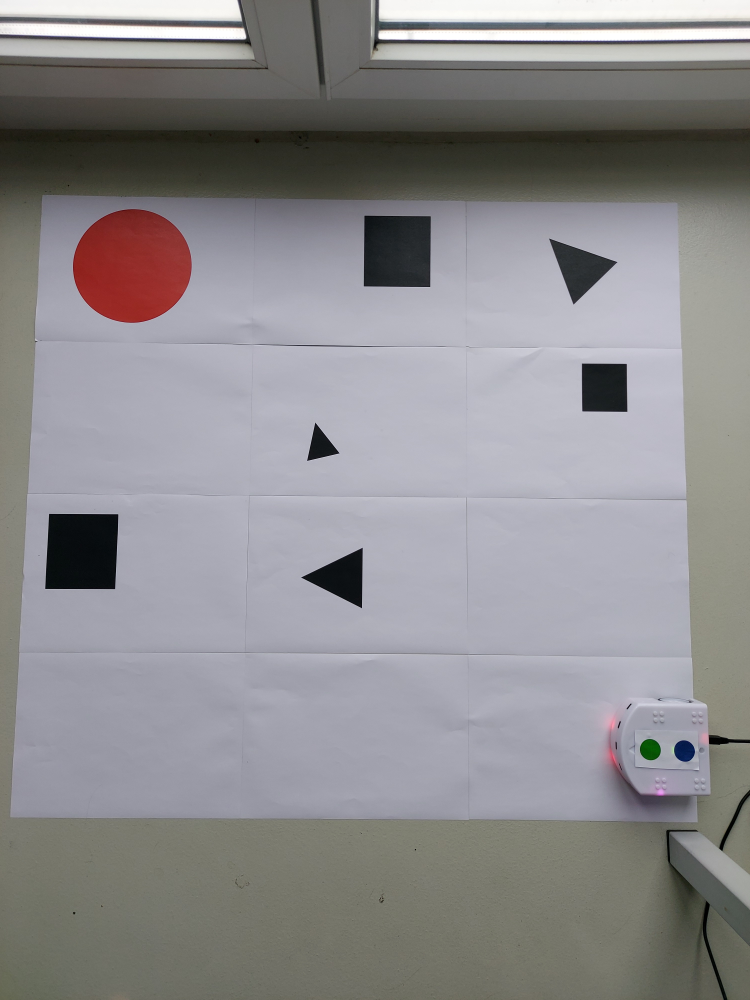
#> input picture Project/common/media/thymio_square.jpg, 3000 x 4000 px, given in place of thymio_square.png, which was not available (shown at 1/4 size)
$ python four_point_transform.py
#> lines starting #> are read from the running program, lines starting #| are printed output that depends on the picture; after the words box and inside, x2 and y2 are one past the last pixel; in counts of white or black regions, pixels touching at a corner belong together; pictures that were not available may be replaced by others from this repository, and a replacement may not be noted
import cv2
from skimage.filters import threshold_local
import numpy as np
import imutils
import matplotlib.pyplot as plt

def order_points(pts):
	# initialzie a list of coordinates that will be ordered
	# such that the first entry in the list is the top-left,
	# the second entry is the top-right, the third is the
	# bottom-right, and the fourth is the bottom-left
	rect = np.zeros((4, 2), dtype = "float32")
	# the top-left point will have the smallest sum, whereas
	# the bottom-right point will have the largest sum
	s = pts.sum(axis = 1)
	rect[0] = pts[np.argmin(s)]
	rect[2] = pts[np.argmax(s)]
	# now, compute the difference between the points, the
	# top-right point will have the smallest difference,
	# whereas the bottom-left will have the largest difference
	diff = np.diff(pts, axis = 1)
	rect[1] = pts[np.argmin(diff)]
	rect[3] = pts[np.argmax(diff)]
	# return the ordered coordinates
	return rect

def four_point_transform(image, pts):
	# obtain a consistent order of the points and unpack them
	# individually
	rect = order_points(pts)
	(tl, tr, br, bl) = rect
	# compute the width of the new image, which will be the
	# maximum distance between bottom-right and bottom-left
	# x-coordiates or the top-right and top-left x-coordinates
	widthA = np.sqrt(((br[0] - bl[0]) ** 2) + ((br[1] - bl[1]) ** 2))
	widthB = np.sqrt(((tr[0] - tl[0]) ** 2) + ((tr[1] - tl[1]) ** 2))
	maxWidth = max(int(widthA), int(widthB))
	# compute the height of the new image, which will be the
	# maximum distance between the top-right and bottom-right
	# y-coordinates or the top-left and bottom-left y-coordinates
	heightA = np.sqrt(((tr[0] - br[0]) ** 2) + ((tr[1] - br[1]) ** 2))
	heightB = np.sqrt(((tl[0] - bl[0]) ** 2) + ((tl[1] - bl[1]) ** 2))
	maxHeight = max(int(heightA), int(heightB))
	# now that we have the dimensions of the new image, construct
	# the set of destination points to obtain a "birds eye view",
	# (i.e. top-down view) of the image, again specifying points
	# in the top-left, top-right, bottom-right, and bottom-left
	# order
	dst = np.array([
		[0, 0],
		[maxWidth - 1, 0],
		[maxWidth - 1, maxHeight - 1],
		[0, maxHeight - 1]], dtype = "float32")
	# compute the perspective transform matrix and then apply it
	M = cv2.getPerspectiveTransform(rect, dst)
	warped = cv2.warpPerspective(image, M, (maxWidth, maxHeight))
	# return the warped image
	return warped


# load the image and compute the ratio of the old height
# to the new height, clone it, and resize it
filename = 'thymio_square.png'
image = cv2.imread(filename, cv2.IMREAD_COLOR)
#> image is the input picture: shape (4000, 3000, 3); mean B, G, R 140.9, 138.9, 140.4
image = cv2.cvtColor(image, cv2.COLOR_BGR2RGB)
ratio = image.shape[0] / 500.0
#> ratio = 8
orig = image.copy()
image = imutils.resize(image, height = 500)
#> image: shape (500, 375, 3)

# convert the image to grayscale, blur it, and find edges
# in the image
gray = cv2.cvtColor(image, cv2.COLOR_BGR2GRAY)
gray = cv2.GaussianBlur(gray, (5,5), 0)
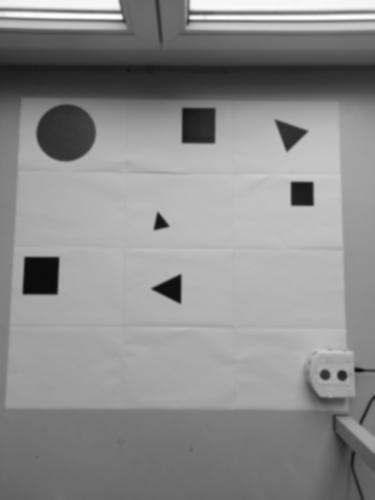
#> gray: shape (500, 375); min 10, max 255, mean 139.8
edged = cv2.Canny(gray, 75, 200)
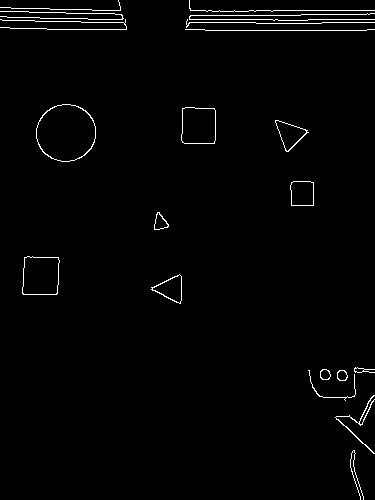
#> edged: shape (500, 375); 1.6% white in thin lines or dots

#show the original image and the edge detected image

fx, plots = plt.subplots(1, 2, figsize=(20,10))
plots[0].set_title("Image")
plots[0].imshow(image, cmap='gray')
plots[1].set_title("Edged")
plots[1].imshow(edged, cmap='gray')

# find the contours in the edged image, keeping only the
# largest ones, and initialize the screen contour
cnts = cv2.findContours(edged.copy(), cv2.RETR_LIST, cv2.CHAIN_APPROX_SIMPLE)
#> cnts = 30 contours, 9 with area under 20; largest, box (x1, y1, x2, y2) and area: (36, 104, 96, 162) 2665, (36, 104, 96, 162) 2616, (22, 256, 60, 295) 1288, (22, 256, 60, 295) 1284, (181, 107, 216, 144) 1166
cnts = imutils.grab_contours(cnts)
cnts = sorted(cnts, key = cv2.contourArea, reverse = True)[:5]
#> cnts = 5 contours; box (x1, y1, x2, y2) and area: (36, 104, 96, 162) 2665, (36, 104, 96, 162) 2616, (22, 256, 60, 295) 1288, (22, 256, 60, 295) 1284, (181, 107, 216, 144) 1166
# loop over the contours
for c in cnts:
	# approximate the contour
	peri = cv2.arcLength(c, True)
	approx = cv2.approxPolyDP(c, 0.02 * peri, True)
	# if our approximated contour has four points, then we
	# can assume that we have found our screen
	if len(approx) == 4:
		screenCnt = approx
		break
#> this loop made 3 passes
#> (peri, screenCnt) on pass 3: (145.6, [[24, 257], [22, 293], [56, 294], [58, 257]])
#> peri on passes 1 to 2: 193.3, 191
# show the contour (outline) of the piece of paper
plt.figure(figsize=(20,10))
plt.title("Outline")
plt.imshow(image)
plt.show()
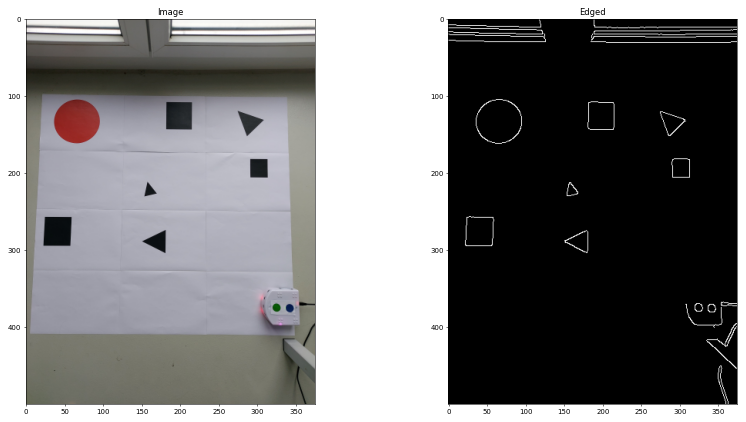
#> figure drawn by matplotlib, 2 panels

# apply the four point transform to obtain a top-down
# view of the original image
warped = four_point_transform(orig, screenCnt.reshape(4, 2) * ratio)
#> in order_points, `s = pts.sum(axis = 1)`: s = [2248, 2520, 2800, 2520]
#> in order_points, `diff = np.diff(pts, axis = 1)`: diff = [1864, 2168, 1904, 1592]
#> in four_point_transform, `rect = order_points(pts)`: rect = [[192, 2056], [464, 2056], [448, 2352], [176, 2344]]
#> in four_point_transform, `(tl, tr, br, bl) = rect`: tl = [192, 2056]; tr = [464, 2056]; br = [448, 2352]; bl = [176, 2344]
#> in four_point_transform, `widthA = np.sqrt(((br[0] - bl[0]) ** 2) + ((br[1] - bl[1]) ** 2))`: widthA = 272.1
#> in four_point_transform, `widthB = np.sqrt(((tr[0] - tl[0]) ** 2) + ((tr[1] - tl[1]) ** 2))`: widthB = 272
#> in four_point_transform, `heightA = np.sqrt(((tr[0] - br[0]) ** 2) + ((tr[1] - br[1]) ** 2))`: heightA = 296.4
#> in four_point_transform, `heightB = np.sqrt(((tl[0] - bl[0]) ** 2) + ((tl[1] - bl[1]) ** 2))`: heightB = 288.4
#> in four_point_transform, `maxHeight = max(int(heightA), int(heightB))`: maxHeight = 296
#> in four_point_transform, `dst = np.array([ [0, 0], [maxWidth - 1, 0], [maxWidth - 1, maxHeight -..`: dst = [[0, 0], [271, 0], [271, 295], [0, 295]]
#> in four_point_transform, `M = cv2.getPerspectiveTransform(rect, dst)`: M = [[1.07, 0.0594, -327.5], [-9.8e-16, 1.07, -2203.1], [0.000106, 1.17e-05, 1]]
#> in four_point_transform, `warped = cv2.warpPerspective(image, M, (maxWidth, maxHeight))`:
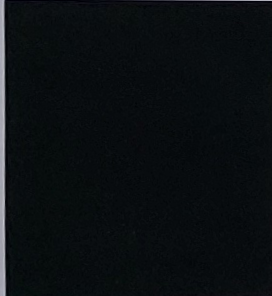
#> warped: shape (296, 272, 3); mean R, G, B 11.2, 15.5, 18.3
# convert the warped image to grayscale, then threshold it
# to give it that 'black and white' paper effect
warped_gray = cv2.cvtColor(warped, cv2.COLOR_BGR2GRAY)
T = threshold_local(warped_gray, 11, offset = 10, method = "gaussian")
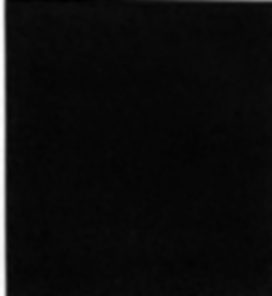
#> T: shape (296, 272) float64; min -3.12, max 161.1, mean 5.5; drawn with min black and max white
warped_gray = (warped_gray > T).astype("uint8") * 255
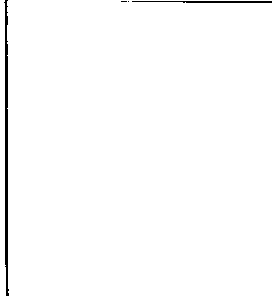
#> warped_gray: shape (296, 272); 98.7% white; 4 black regions (2 under 20 px), largest, box (x1, y1, x2, y2) and area: (4, 0, 9, 296) 831, (132, 1, 272, 3) 228
# show the original and scanned images
print("STEP 3: Apply perspective transform")
fx, plots = plt.subplots(1, 2, figsize=(20,10))
plots[0].set_title("Original")
plots[0].imshow(imutils.resize(orig, height = 650))
plots[1].set_title("Scanned")
plots[1].imshow(imutils.resize(warped, height = 650))
cv2.imwrite('thymio_warped.png', cv2.cvtColor(warped, cv2.COLOR_BGR2RGB))
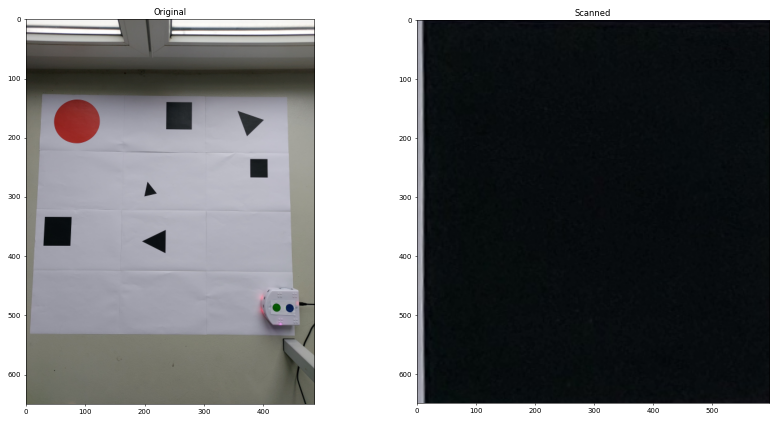
#> figure drawn by matplotlib, 2 panels

$ run again, with Project/common/media/20201205_154049.jpg copied over Project/common/media/thymio_square.jpg
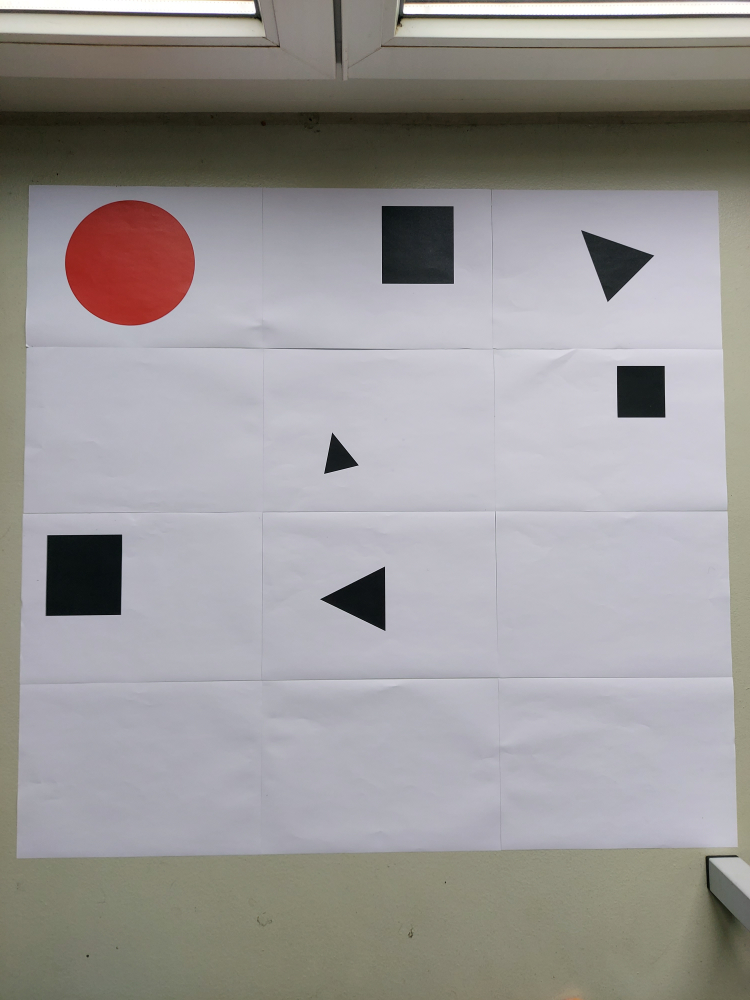
#> input picture Project/common/media/20201205_154049.jpg, 3000 x 4000 px, given in place of thymio_square.png, which was not available (shown at 1/4 size)
#> image is the input picture: shape (4000, 3000, 3); mean B, G, R 150.8, 151.1, 154.1
#> `edged = cv2.Canny(gray, 75, 200)`:
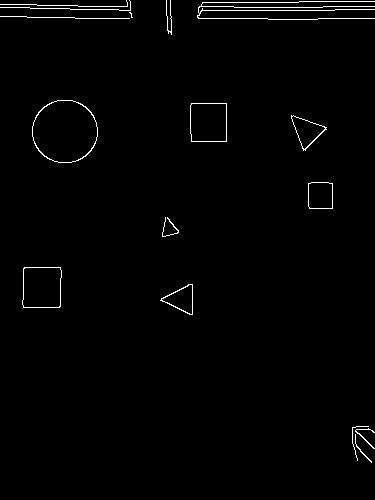
#> edged: shape (500, 375); 1.2% white in thin lines or dots
#> `cnts = cv2.findContours(edged.copy(), cv2.RETR_LIST, cv2.CHAIN_APPROX_..`: cnts = 22 contours, 9 with area under 20; largest, box (x1, y1, x2, y2) and area: (32, 100, 98, 163) 3220, (32, 100, 98, 163) 3165, (22, 267, 62, 308) 1492, (22, 267, 62, 308) 1488, (190, 103, 227, 142) 1359
#> `cnts = sorted(cnts, key = cv2.contourArea, reverse = True)[:5]`: cnts = 5 contours; box (x1, y1, x2, y2) and area: (32, 100, 98, 163) 3220, (32, 100, 98, 163) 3165, (22, 267, 62, 308) 1492, (22, 267, 62, 308) 1488, (190, 103, 227, 142) 1359
#> the loop `for c in cnts:` made 3 passes
#> (peri, screenCnt) on pass 3: (154.5, [[24, 267], [23, 307], [59, 307], [60, 267]])
#> s = [2328, 2640, 2928, 2616]
#> diff = [1944, 2272, 1984, 1656]
#> rect = [[192, 2136], [480, 2136], [472, 2456], [184, 2456]]
#> tl = [192, 2136]; tr = [480, 2136]; br = [472, 2456]; bl = [184, 2456]
#> widthA = 288
#> heightA = 320.1
#> maxHeight = 320
#> dst = [[0, 0], [287, 0], [287, 319], [0, 319]]
#> M = [[0.997, 0.0249, -244.5], [0, 0.997, -2129.3], [-2.47e-18, 1.55e-20, 1]]
#> `cv2.imwrite('thymio_warped.png', cv2.cvtColor(warped, cv2.COLOR_BGR2RG..`:
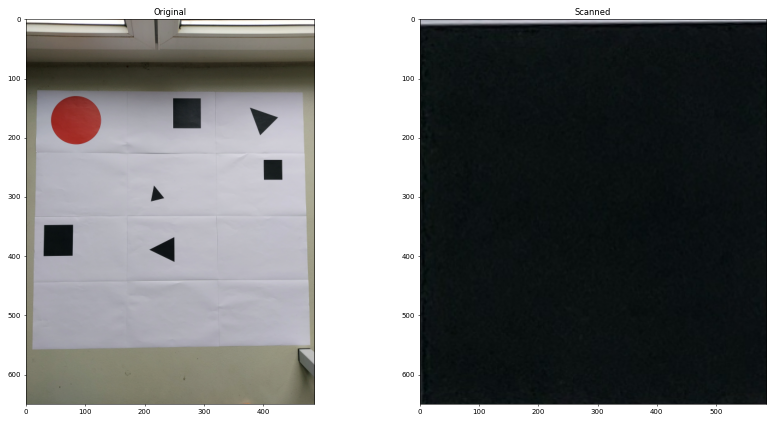
#> figure drawn by matplotlib, 2 panels
